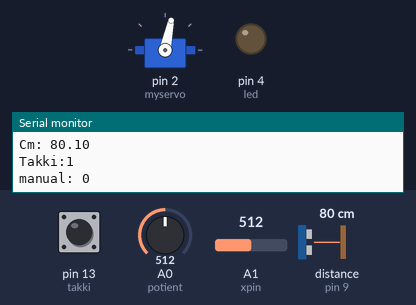
Recording of a sketch running on a simulated Arduino Uno, built with avr-gcc and run on an emulated ATmega328P. Parts: servo, output pins drawn as LEDs (lit = HIGH), the last lines printed to the serial monitor. Wiring (inferred from the names in the program): ultrasonic range finder: trigger pin 10; echo pin 9. Inputs (shaded band) come from the test bench; at power-on: distance to the obstacle (sensor on pin 9) 80 cm, pin 13 (takki) HIGH, A0 (potient) = 512, A1 (xpin) = 512. The echo pulse lasts 58.3 µs per cm; pins used as bus, display or sensor lines are not drawn.

Above: at 1.2 s.
1.3 s: distance to the obstacle (sensor on pin 9) set to 24 cm
At 2.1 s:
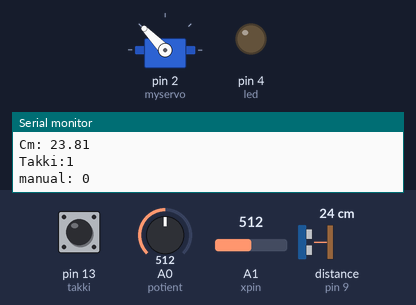
4.3 s: distance to the obstacle (sensor on pin 9) set to 20 cm
At 4.8 s:
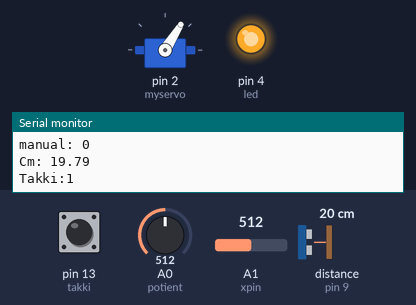
7.3 s: distance to the obstacle (sensor on pin 9) set to 35 cm
At 8.2 s:
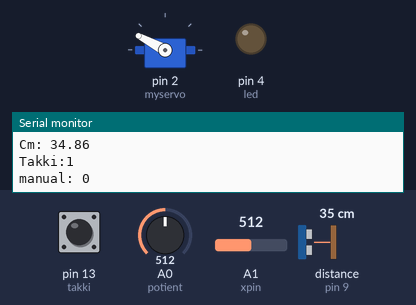
10.3 s: pin 13 (takki) pulled LOW for 0.15 s
11.9 s: pin 13 (takki) pulled LOW for 1 s
14.9 s: distance to the obstacle (sensor on pin 9) set to 2 cm
At 15.7 s:
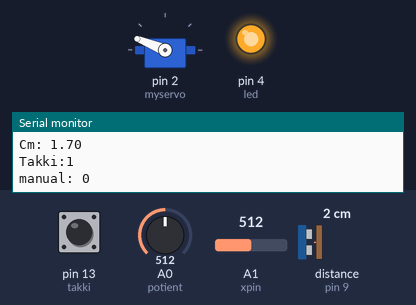
Timing chart, 0 to 18.9 s (numbered marks = the images above; inputs shaded):
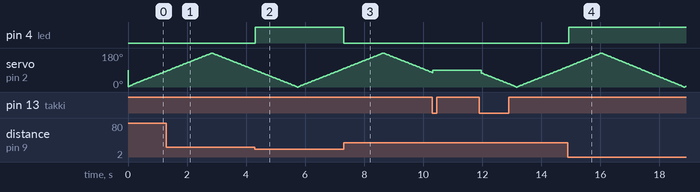

The sketch:

kodi.ino
```cpp
#include <Servo.h> //using the servo library

Servo myservo; // create an servo object
int potient = A0;
int potientValue = 0;
int stada = HIGH;
int led = 4;
const int trigpin = 10;
const int echopin = 9;
float cm;
int xpin = A1;
int takki = 13;
int xPosition = 0;
int yPosition = 0;
int manual = 0;

int takki_stada = HIGH;
int takki_stada_adur = LOW;

int snua = 0;
int snuningur = 0;

void setup() {
  Serial.begin(9600);
  myservo.attach(2);
  pinMode(led, OUTPUT);
  pinMode(takki, INPUT_PULLUP);
  pinMode(trigpin, OUTPUT);
  pinMode(echopin, INPUT);
}

void loop() {
  digitalWrite(trigpin,LOW);
  delayMicroseconds(2);
  digitalWrite(trigpin,HIGH);
  delayMicroseconds(10);
  digitalWrite(trigpin,LOW);

  cm = pulseIn(echopin,HIGH)/58.0;
  cm = (int(cm * 100.0))/100.0;
  if(cm < 0)
  {
    cm = 0;
  }
  Serial.print("Cm: ");
  Serial.println(cm);
  potientValue = analogRead(potient);
  potientValue = map(potientValue, 0, 1023, 0, 180);     // scale it to use it with the servo (value between 0 and 180)
  int i = 0;
  if (manual == 0) {

  if(snuningur == 180){
      snua = 1;
    } else if(snuningur == 0){
      snua = 0;
    }

  if(snua == 0){
    snuningur++;
    snuningur++;
    } else {
        snuningur--;
        snuningur--;
      }
  myservo.write(snuningur);
  digitalWrite(trigpin,LOW);
  delayMicroseconds(2);
  digitalWrite(trigpin,HIGH);
  delayMicroseconds(10);
  digitalWrite(trigpin,LOW);

  cm = pulseIn(echopin,HIGH)/58.0;
  cm = (int(cm * 100.0))/100.0;
  if(cm < 0)
  {
    cm = 0;
  }
  if (cm < 21){
    digitalWrite(led, HIGH);
    }
  else{
    digitalWrite(led, LOW);
    }
 delay(15);
    }

    takki_stada = digitalRead(takki);
      Serial.print("Takki:");
  Serial.println(takki_stada);
    if(takki_stada == LOW && takki_stada_adur == HIGH) {
      if(manual == 1) {
        manual = 0;

      } else {
        manual = 1;
      }

  }
  if(manual == 1) {
      xPosition = analogRead(xpin);
      xPosition = map(xPosition, 0, 1023, 0, 180);
      Serial.print("X: ");
      Serial.println(xPosition);
      myservo.write(xPosition);
      digitalWrite(trigpin,LOW);
    delayMicroseconds(2);
    digitalWrite(trigpin,HIGH);
    delayMicroseconds(10);
    digitalWrite(trigpin,LOW);

    cm = pulseIn(echopin,HIGH)/58.0;
    cm = (int(cm * 100.0))/100.0;
    if(cm < 0)
    {
      cm = 0;
    }
    if (cm < 21){
      digitalWrite(led, HIGH);
      }
    else{
      digitalWrite(led, LOW);
      }
   delay(15);
  }

  Serial.print("manual: ");
  Serial.println(manual);
  takki_stada_adur = takki_stada;
  }
```

Measured:
- the behaviour switches between 22 and 21 cm on distance to the obstacle (sensor on pin 9) (found by bisection; images 1 and 2)
- after the input at 4.3 s, pin 4 (led): LOW → HIGH at once
- after the input at 7.3 s, pin 4 (led): HIGH → LOW at once
- after the input at 14.9 s, pin 4 (led): LOW → HIGH at once
